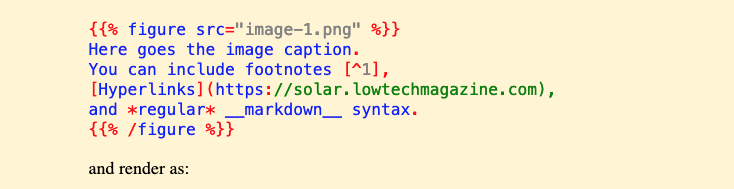
#> input picture content/posts/article-template-how-to/images/image-1.png, 734 x 189 px
$ python -i dither_images.py   (imports and definitions only)
#> lines starting #> are read from the running program, lines starting #| are printed output that depends on the picture
#> in dither_image, img is the input picture: PIL image 734x189 RGBA; mean R, G, B, A 245.7, 235.1, 208.5, 255
#> in dither_image, `alpha = img.getchannel("A")`: alpha: PIL image 734x189 L; every value is 255
### utils/dither.py
from enum import Enum
from PIL import Image
import numpy as np
import functools


class DIFFUSION(Enum):
    NAIVE = ((0, 1),)
    FLOYDSTEINBERG = (
        (0, 0, 7),
        (3, 5, 1),
    )
    JARVISJUDICENINKE = (
        (0, 0, 0, 7, 5),
        (3, 5, 7, 5, 3),
        (1, 3, 5, 3, 1),
    )
    BURKES = (
        (0, 0, 0, 8, 4),
        (2, 4, 8, 4, 2),
    )
    SIERRA = (
        (0, 0, 0, 5, 3),
        (2, 4, 5, 4, 2),
        (0, 2, 3, 2, 0),
    )


# [38 lines left out: function error_diffusion_dither, not called in this run]


@functools.cache
def bayer_matrix(n: int) -> np.ndarray:
    assert n % 2 == 0
    if n == 2:
        return np.array([[0, 2 / 4], [3 / 4, 1 / 4]])
    m = n // 2
    return np.kron(np.ones((2, 2)), bayer_matrix(m)) + np.kron(
        bayer_matrix(2), np.ones((m, m))
    ) / (m * m)


def apply_bayer(image, gap, order) -> np.ndarray:
#> called with gap = 96, order = 4
    img = np.array(image, "uint8")
    xx, yy = np.meshgrid(range(img.shape[1]), range(img.shape[0]))
    xx %= order
    yy %= order
    bayer = bayer_matrix(order)
    return img + np.expand_dims(gap * bayer[yy, xx] - 1 / 2, axis=2)
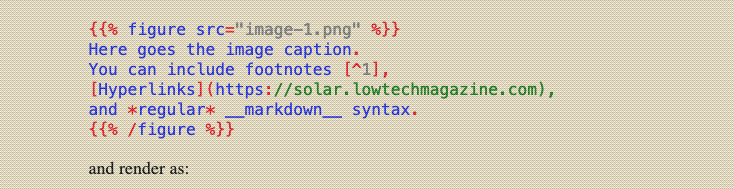
#> returned value: shape (189, 734, 3) float64; mean of channels 0, 1, 2 290.1, 279.5, 253; drawn with min black and max white

### utils/palette.py
#!/usr/bin/env python
# -*- coding: utf-8 -*-
"""
palette
-----------

Shamelessly torn out of https://github.com/hbldh/hitherdither since:
- The github doesn't seem to be under active development.
- It's not on eg. PyPi, so package management is a pain. For Nix it required me to write my own package.
- I worked on rewriting the code for dithering to make a few changes.

All rights belong to the original author.

:copyright: 2016-09-09 by hbldh <henrik.blidh@nedomkull.com>

"""

from __future__ import division
from __future__ import print_function
from __future__ import unicode_literals
from __future__ import absolute_import

import numpy as np
from PIL import Image
from PIL.ImagePalette import ImagePalette

try:
    string_type = basestring
except NameError:
    string_type = str


# [4 lines left out: function hex2rgb, not called in this run]


def rgb2hex(r, g, b):
    return (r << 16) + (g << 8) + b


# [19 lines left out: function _get_all_present_colours, not called in this run]


class Palette(object):
    """The :mod:`~hitherdither` implementation of a colour palette.

    Can be instantiated in from colour specifications in the following forms:

    - ``uint8`` numpy array of size ``[N x 3]``
    - ``uint8`` numpy array of size ``[3N]``
    - :class:`~PIL.ImagePalette.ImagePalette`
    - :class:`~PIL.Image.Image`
    - list of hex values
    - list of RGB tuples

    """

    def __init__(self, data):
        if isinstance(data, np.ndarray):
            if data.ndim == 1:
                self.colours = data.reshape((3, len(data) // 3))
            else:
                self.colours = data
            self.hex = [rgb2hex(*colour) for colour in data]
        elif isinstance(data, ImagePalette):
            _tmp = np.frombuffer(data.palette, "uint8")
            self.colours = _tmp.reshape((3, len(_tmp) // 3))
            self.hex = [rgb2hex(*colour) for colour in data]
        elif isinstance(data, Image.Image):
            if data.palette is None:
                raise ValueError(
                    "Image of mode {0} has no PIL palette. "
                    "Make sure it is of mode P.".format(data.mode)
                )
            _colours = data.getcolors()
            _n_colours = len(_colours)
            _tmp = np.array(data.getpalette())[: 3 * _n_colours]
            self.colours = _tmp.reshape((3, len(_tmp) // 3)).T
            self.hex = [rgb2hex(*colour) for colour in self]
        elif isinstance(data, (list, tuple)):
            if isinstance(data[0], string_type):
                # Assume hex strings
                self.hex = data
                self.colours = np.array([hex2rgb(c) for c in data])
            elif isinstance(data[0], int):
                # Assume hex values
                self.hex = data  # TODO: Convert to hex string.
                self.colours = np.array([hex2rgb(c) for c in data])
            else:
                # Assume RGB tuples
                self.colours = np.array(data)
                self.hex = [rgb2hex(*colour) for colour in data]

    def __iter__(self):
        for colour in self.colours:
            yield colour

    def __len__(self):
        return self.colours.shape[0]

    # [5 lines left out: function __getitem__, not called in this run]

    def render(self, colours):
        return np.array(np.take(self.colours, colours, axis=0), "uint8")

    def image_distance(self, image, order=2):
#> called with order = 2
        ni = np.array(image, "float")
        distances = np.zeros((ni.shape[0], ni.shape[1], len(self)), "float")
        for i, colour in enumerate(self):
            distances[:, :, i] = np.linalg.norm(ni - colour, ord=order, axis=2)
        return distances

    def image_closest_colour(self, image, order=2):
        return np.argmin(self.image_distance(image, order=order), axis=2)
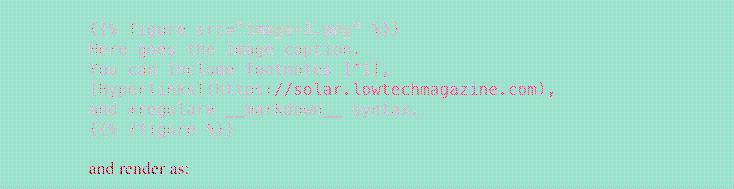
#> returned value: shape (189, 734) int64; 6 distinct labels, from 0 to 5; one colour per label, 0 black

    def pixel_distance(self, pixel, order=2):
        return np.array([np.linalg.norm(pixel - colour, ord=order) for colour in self])

    # [4 lines left out: function pixel_closest_colour, not called in this run]

    @classmethod
    def create_by_kmeans(cls, image):
        raise NotImplementedError()

    # [69 lines left out: functions create_by_median_cut, create_PIL_png_from_closest_colour, not called in this run]

    def create_PIL_png_from_rgb_array(self, img_array):
        """Create a ``P`` PIL image from a RGB image with this palette.

        Avoids the PIL dithering in favour of our own.

        Reference: http://stackoverflow.com/a/29438149

        :param :class:`numpy.ndarray` img_array: A ``[M x N x 3]`` uint8
            array representing RGB colours.
        :return: A :class:`PIL.Image.Image` image of mode ``P`` with colours
            available in this palette.

        """
        cc = self.image_closest_colour(img_array, order=2)
        pa_image = Image.new("P", cc.shape[::-1])
#> pa_image: PIL image 734x189 P; every value is 0
        pa_image.putpalette(self.colours.flatten().tolist())
#> pa_image: PIL image 734x189 P; every value is 25
        im = Image.fromarray(np.array(cc, "uint8")).im.convert("P", 0, pa_image.im)
        try:
            # Pillow >= 4
            return pa_image._new(im)
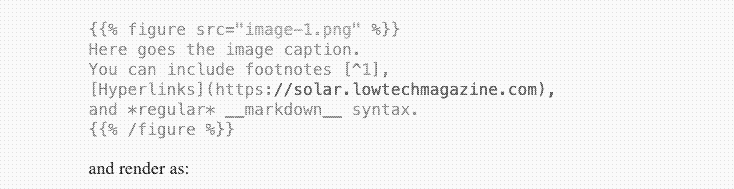
#> returned value: PIL image 734x189 P; min 25, max 250, mean 243.6
        except AttributeError:
            # Pillow < 4
            return pa_image._makeself(im)

    @staticmethod
    def hex2rgb(x):
        return hex2rgb(x)

    @staticmethod
    def rgb2hex(r, g, b):
        return rgb2hex(r, g, b)

### utils/dither_images.py
# image dithering script
# Almost entirely rewritten by Mond.
#
# Originally © 2022 Roel Roscam Abbing, released as AGPLv3

import os
import argparse
import shutil
from PIL import Image
import logging
import numpy as np
import dither
import palette
import tomllib

IMAGE_EXTENSIONS = (".jpg", ".JPG", ".jpeg", ".png", ".gif", ".webp", ".tiff", ".bmp")

parser = argparse.ArgumentParser(
    """
    This script recursively traverses folders and creates dithered versions of the images it finds.
    These are stored in the same folder as the images in a folder called "dithers".
    """
)

# [19 lines not run here, left out]


def pick_color(category):
    """
    Picks a colored dithering palette based on the post category.
    """
    colors = {
        "low-tech": palette.Palette(
            [
                (30, 32, 40),
                (11, 21, 71),
                (57, 77, 174),
                (158, 168, 218),
                (187, 196, 230),
                (243, 244, 250),
            ]
        ),
        "obsolete": palette.Palette(
            [
                (9, 74, 58),
                (58, 136, 118),
                (101, 163, 148),
                (144, 189, 179),
                (169, 204, 195),
                (242, 247, 246),
            ]
        ),
        "high-tech": palette.Palette(
            [
                (86, 9, 6),
                (197, 49, 45),
                (228, 130, 124),
                (233, 155, 151),
                (242, 193, 190),
                (252, 241, 240),
            ]
        ),
        "grayscale": palette.Palette(
            [
                (25, 25, 25),
                (75, 75, 75),
                (125, 125, 125),
                (175, 175, 175),
                (225, 225, 225),
                (250, 250, 250),
            ]
        ),
    }
    if category.lower() not in colors:
        logging.warning(f"No category named '{category}' defined. Using default.")
    return colors.get(category.lower(), colors["grayscale"])


def dither_image(source_path, out_path, category="grayscale"):
    palette = pick_color(category)
    img = Image.open(source_path)

    if img.has_transparency_data:
        logging.info(f"Dithering transparent image {source_path}...")
        img.thumbnail((800, 800), Image.LANCZOS)
        alpha = img.getchannel("A")
        img = img.convert("RGB")
        raw = dither.apply_bayer(img, 96, 4)
        img_dithered = palette.create_PIL_png_from_rgb_array(raw)
        img_dithered.putalpha(alpha)
        img_dithered = img_dithered.convert("RGBA")
        img_dithered = img_dithered.convert("P")
    else:
        logging.info(f"Dithering image {source_path}...")
        img = img.convert("RGB")
        img.thumbnail((800, 800), Image.LANCZOS)
        raw = dither.apply_bayer(img, 96, 4)
        img_dithered = palette.create_PIL_png_from_rgb_array(raw)

    img_dithered.save(out_path, optimize=True)


# [65 lines left out: functions create_dithers, delete_dithers, parse_front_matter, not called in this run]


# [13 lines not run here, left out]

>>> result = dither_image('../content/posts/article-template-how-to/images/image-1.png', 'out.png')
